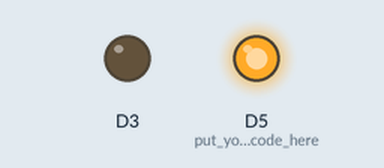
Recording of a sketch running on a simulated ESP8266 (NodeMCU). On the bench: output pins drawn as LEDs (lit = HIGH).

Above: at 2.5 s.
At 7.5 s:
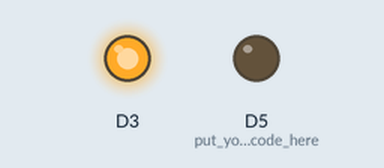
Timing chart, 0 to 13.0 s (numbered marks = the images above):
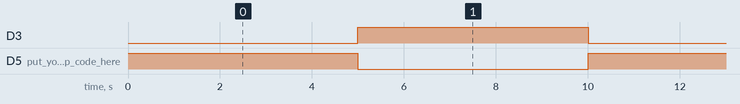

The sketch:

sketch_relay_with_led.ino
```cpp
 void setup()
 {
 pinMode(D5,OUTPUT); // put your setup code here, to run onc
 pinMode(D3,OUTPUT);
}

void loop() {
 digitalWrite(D5,HIGH);// put your main code here, to run repeatedly:
 digitalWrite(D3,LOW);
delay(5000);
digitalWrite(D5,LOW);
digitalWrite(D3,HIGH);
delay(5000);
}
```

Measured:
- by itself, D3, D5 (put_your_setup_code_here): alternates HIGH for 5.0 s and LOW for 5.0 s
